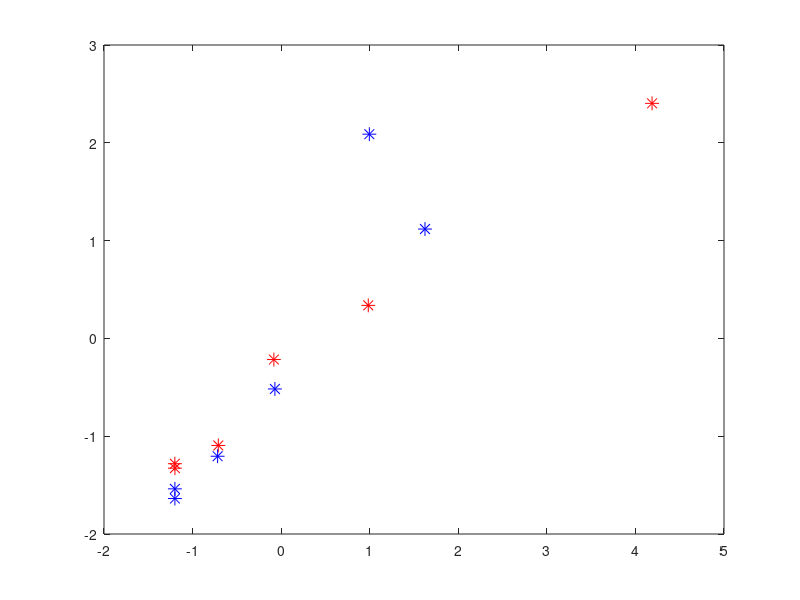

Write the MATLAB code that produced this figure. (Note: this script raises an error after producing the figure.)
clear all; close all; clc;

shuffling_cards_gt_slow =  1.8;
shuffling_cards_gt_fast = 1.8003;
shuffling_cards_watch_slow = 1.7187;
shuffling_cards_watch_fast = 1.4616;

cup_stacking_gt_slow = 3.9837;
cup_stacking_gt_fast = 3.9958;
cup_stacking_watch_slow =  3.3378;
cup_stacking_watch_fast = 5.0882;

arm_wrestling_gt_slow = 1.8008;
arm_wrestling_gt_fast = 1.8004;
arm_wrestling_watch_slow =  1.6731;
arm_wrestling_watch_fast =  1.3626;

handshaking_gt_slow = 7.1879;
handshaking_gt_fast = 4.6240;
handshaking_watch_slow = 5.4034;
handshaking_watch_fast = 4.1182;

exploration_gt_slow = 2.2906;
exploration_gt_fast = 2.2826;
exploration_watch_slow = 1.9055;
exploration_watch_fast = 1.7951 ;

simulated_normal_gt_slow =  2.9178;
simulated_normal_gt_fast = 2.9294;
simulated_normal_watch_slow = 2.7838;
simulated_normal_watch_fast = 2.4831;

%% % Linear regression
gt_slow = [shuffling_cards_gt_slow, cup_stacking_gt_slow, arm_wrestling_gt_slow, handshaking_gt_slow, exploration_gt_slow, simulated_normal_gt_slow]';
gt_fast = [shuffling_cards_gt_fast, cup_stacking_gt_fast, arm_wrestling_gt_fast, handshaking_gt_fast, exploration_gt_fast, simulated_normal_gt_fast]';

watch_slow = [shuffling_cards_watch_slow, cup_stacking_watch_slow, arm_wrestling_watch_slow, handshaking_watch_slow, exploration_watch_slow, simulated_normal_watch_slow]';
watch_fast = [shuffling_cards_watch_fast, cup_stacking_watch_fast, arm_wrestling_watch_fast, handshaking_watch_fast, exploration_watch_fast, simulated_normal_watch_fast]';

% Excess kurtosis
gt_slow = gt_slow-3;
gt_fast = gt_fast-3;

watch_slow = watch_slow-3;
watch_fast = watch_fast-3;

%% Correlation

figure
plot(gt_slow, watch_slow, 'r*', 'MarkerSize',10); hold on;
plot(gt_fast, watch_fast, 'b*', 'MarkerSize',10); 

[m_slow, n_slow, r2_slow, p_val_slow] = fit_slow(gt_slow, watch_slow, 'r')
[m_fast, n_fast, r2_fast, p_val_fast] = fit_slow(gt_fast, watch_fast, 'b')

% Plot a line y=x
plot(0:0.01:8, 0:0.01:8, 'k')

title('Kurtosis')
xlabel('Planned kurtosis'); ylabel('Measured kurtosis'); 
xlim([-2 , 5]); grid on;

set(gca, 'FontSize', 18); % Axis ticks and axis labels
set(findall(gcf,'type','text'), 'FontSize', 18); % Title and any other text objects

legend('slow data points; r^2 = '+string(round(r2_slow,2))+ '; p = '+string(round(p_val_slow,4)), 'fast data points; r^2 = '+string(round(r2_fast,2))+ '; p = '+string(round(p_val_fast,4)),'slow fit: y = '+string(round(m_slow,2))+'x '+string(round(n_slow,2)), 'fast fit: y = '+string(round(m_fast,2))+'x '+string(round(n_fast,2)),'')


%%
function [m, n, r2, p_val] = fit_slow(x_gt, y_watch, color)
    % Fit the data
    mdl = fitlm(x_gt, y_watch)

    % Predict y values using the fitted model
    y_fit = predict(mdl, x_gt);  
    
    % Plot the fitted line
    plot(x_gt, y_fit, 'Color',color, 'LineWidth', 4);  
    
    % Calculate the correlation coefficient between the original data and the fit line
    [R, P] = corrcoef(x_gt, y_watch);
    pears_corr = R(1,2);
    r2 = pears_corr^2;
    p_val = P(1,2);

    % Get the slope and intercept from the model
    m = mdl.Coefficients.Estimate(2); % slope
    n = mdl.Coefficients.Estimate(1); % intercept
end